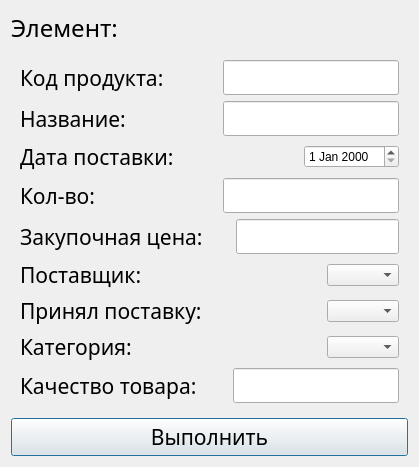
<?xml version="1.0" encoding="UTF-8"?>
<ui version="4.0">
 <class>dialog</class>
 <widget class="QDialog" name="dialog">
  <property name="geometry">
   <rect>
    <x>0</x>
    <y>0</y>
    <width>419</width>
    <height>462</height>
   </rect>
  </property>
  <property name="windowTitle">
   <string>Dialog</string>
  </property>
  <layout class="QGridLayout" name="gridLayout_3">
   <item row="0" column="0">
    <widget class="QLabel" name="label">
     <property name="font">
      <font>
       <family>Montserrat Light</family>
       <pointsize>18</pointsize>
      </font>
     </property>
     <property name="text">
      <string>Элемент:</string>
     </property>
    </widget>
   </item>
   <item row="1" column="0">
    <widget class="QStackedWidget" name="stackedWidget">
     <property name="currentIndex">
      <number>0</number>
     </property>
     <widget class="QWidget" name="page">
      <layout class="QGridLayout" name="gridLayout_2">
       <item row="0" column="0">
        <layout class="QHBoxLayout" name="horizontalLayout_5">
         <item>
          <widget class="QLabel" name="label_8">
           <property name="font">
            <font>
             <family>Montserrat Light</family>
             <pointsize>16</pointsize>
            </font>
           </property>
           <property name="text">
            <string>Код продукта: </string>
           </property>
          </widget>
         </item>
         <item>
          <spacer name="horizontalSpacer">
           <property name="orientation">
            <enum>Qt::Horizontal</enum>
           </property>
           <property name="sizeHint" stdset="0">
            <size>
             <width>40</width>
             <height>20</height>
            </size>
           </property>
          </spacer>
         </item>
         <item>
          <widget class="QLineEdit" name="lineEdit_6">
           <property name="font">
            <font>
             <family>Montserrat Light</family>
             <pointsize>14</pointsize>
            </font>
           </property>
           <property name="text">
            <string/>
           </property>
          </widget>
         </item>
        </layout>
       </item>
       <item row="1" column="0">
        <layout class="QHBoxLayout" name="horizontalLayout_6">
         <item>
          <widget class="QLabel" name="label_9">
           <property name="font">
            <font>
             <family>Montserrat Light</family>
             <pointsize>16</pointsize>
            </font>
           </property>
           <property name="text">
            <string>Название:</string>
           </property>
          </widget>
         </item>
         <item>
          <spacer name="horizontalSpacer_2">
           <property name="orientation">
            <enum>Qt::Horizontal</enum>
           </property>
           <property name="sizeHint" stdset="0">
            <size>
             <width>40</width>
             <height>20</height>
            </size>
           </property>
          </spacer>
         </item>
         <item>
          <widget class="QLineEdit" name="lineEdit_7">
           <property name="font">
            <font>
             <family>Montserrat Light</family>
             <pointsize>14</pointsize>
            </font>
           </property>
           <property name="text">
            <string/>
           </property>
          </widget>
         </item>
        </layout>
       </item>
       <item row="2" column="0">
        <layout class="QHBoxLayout" name="horizontalLayout_7">
         <item>
          <widget class="QLabel" name="label_10">
           <property name="font">
            <font>
             <family>Montserrat Light</family>
             <pointsize>16</pointsize>
            </font>
           </property>
           <property name="text">
            <string>Дата поставки:</string>
           </property>
          </widget>
         </item>
         <item>
          <spacer name="horizontalSpacer_3">
           <property name="orientation">
            <enum>Qt::Horizontal</enum>
           </property>
           <property name="sizeHint" stdset="0">
            <size>
             <width>40</width>
             <height>20</height>
            </size>
           </property>
          </spacer>
         </item>
         <item>
          <widget class="QDateEdit" name="dateEdit"/>
         </item>
        </layout>
       </item>
       <item row="3" column="0">
        <layout class="QHBoxLayout" name="horizontalLayout_8">
         <item>
          <widget class="QLabel" name="label_11">
           <property name="font">
            <font>
             <family>Montserrat Light</family>
             <pointsize>16</pointsize>
            </font>
           </property>
           <property name="text">
            <string>Кол-во:</string>
           </property>
          </widget>
         </item>
         <item>
          <spacer name="horizontalSpacer_4">
           <property name="orientation">
            <enum>Qt::Horizontal</enum>
           </property>
           <property name="sizeHint" stdset="0">
            <size>
             <width>40</width>
             <height>20</height>
            </size>
           </property>
          </spacer>
         </item>
         <item>
          <widget class="QLineEdit" name="lineEdit_8">
           <property name="font">
            <font>
             <family>Montserrat Light</family>
             <pointsize>14</pointsize>
            </font>
           </property>
           <property name="text">
            <string/>
           </property>
          </widget>
         </item>
        </layout>
       </item>
       <item row="4" column="0">
        <layout class="QHBoxLayout" name="horizontalLayout_9">
         <item>
          <widget class="QLabel" name="label_12">
           <property name="font">
            <font>
             <family>Montserrat Light</family>
             <pointsize>16</pointsize>
            </font>
           </property>
           <property name="text">
            <string>Закупочная цена:</string>
           </property>
          </widget>
         </item>
         <item>
          <spacer name="horizontalSpacer_5">
           <property name="orientation">
            <enum>Qt::Horizontal</enum>
           </property>
           <property name="sizeHint" stdset="0">
            <size>
             <width>40</width>
             <height>20</height>
            </size>
           </property>
          </spacer>
         </item>
         <item>
          <widget class="QLineEdit" name="lineEdit_9">
           <property name="font">
            <font>
             <family>Montserrat Light</family>
             <pointsize>14</pointsize>
            </font>
           </property>
           <property name="text">
            <string/>
           </property>
          </widget>
         </item>
        </layout>
       </item>
       <item row="5" column="0">
        <layout class="QHBoxLayout" name="horizontalLayout_10">
         <item>
          <widget class="QLabel" name="label_13">
           <property name="font">
            <font>
             <family>Montserrat Light</family>
             <pointsize>16</pointsize>
            </font>
           </property>
           <property name="text">
            <string>Поставщик:</string>
           </property>
          </widget>
         </item>
         <item>
          <spacer name="horizontalSpacer_6">
           <property name="orientation">
            <enum>Qt::Horizontal</enum>
           </property>
           <property name="sizeHint" stdset="0">
            <size>
             <width>40</width>
             <height>20</height>
            </size>
           </property>
          </spacer>
         </item>
         <item>
          <widget class="QComboBox" name="comboBox_2"/>
         </item>
        </layout>
       </item>
       <item row="6" column="0">
        <layout class="QHBoxLayout" name="horizontalLayout_11">
         <item>
          <widget class="QLabel" name="label_14">
           <property name="font">
            <font>
             <family>Montserrat Light</family>
             <pointsize>16</pointsize>
            </font>
           </property>
           <property name="text">
            <string>Принял поставку:</string>
           </property>
          </widget>
         </item>
         <item>
          <spacer name="horizontalSpacer_7">
           <property name="orientation">
            <enum>Qt::Horizontal</enum>
           </property>
           <property name="sizeHint" stdset="0">
            <size>
             <width>40</width>
             <height>20</height>
            </size>
           </property>
          </spacer>
         </item>
         <item>
          <widget class="QComboBox" name="comboBox_3"/>
         </item>
        </layout>
       </item>
       <item row="7" column="0">
        <layout class="QHBoxLayout" name="horizontalLayout_12">
         <item>
          <widget class="QLabel" name="label_15">
           <property name="font">
            <font>
             <family>Montserrat Light</family>
             <pointsize>16</pointsize>
            </font>
           </property>
           <property name="text">
            <string>Категория:</string>
           </property>
          </widget>
         </item>
         <item>
          <spacer name="horizontalSpacer_8">
           <property name="orientation">
            <enum>Qt::Horizontal</enum>
           </property>
           <property name="sizeHint" stdset="0">
            <size>
             <width>40</width>
             <height>20</height>
            </size>
           </property>
          </spacer>
         </item>
         <item>
          <widget class="QComboBox" name="comboBox_4"/>
         </item>
        </layout>
       </item>
       <item row="8" column="0">
        <layout class="QHBoxLayout" name="horizontalLayout_13">
         <item>
          <widget class="QLabel" name="label_16">
           <property name="font">
            <font>
             <family>Montserrat Light</family>
             <pointsize>16</pointsize>
            </font>
           </property>
           <property name="text">
            <string>Качество товара:</string>
           </property>
          </widget>
         </item>
         <item>
          <spacer name="horizontalSpacer_9">
           <property name="orientation">
            <enum>Qt::Horizontal</enum>
           </property>
           <property name="sizeHint" stdset="0">
            <size>
             <width>40</width>
             <height>20</height>
            </size>
           </property>
          </spacer>
         </item>
         <item>
          <widget class="QLineEdit" name="lineEdit_10">
           <property name="font">
            <font>
             <family>Montserrat Light</family>
             <pointsize>14</pointsize>
            </font>
           </property>
           <property name="text">
            <string/>
           </property>
          </widget>
         </item>
        </layout>
       </item>
      </layout>
     </widget>
     <widget class="QWidget" name="page_2">
      <layout class="QGridLayout" name="gridLayout">
       <item row="0" column="0">
        <layout class="QHBoxLayout" name="horizontalLayout">
         <item>
          <widget class="QLabel" name="label_2">
           <property name="font">
            <font>
             <family>Montserrat Light</family>
             <pointsize>16</pointsize>
            </font>
           </property>
           <property name="text">
            <string>Код продукта: </string>
           </property>
          </widget>
         </item>
         <item>
          <spacer name="horizontalSpacer_10">
           <property name="orientation">
            <enum>Qt::Horizontal</enum>
           </property>
           <property name="sizeHint" stdset="0">
            <size>
             <width>40</width>
             <height>20</height>
            </size>
           </property>
          </spacer>
         </item>
         <item>
          <widget class="QComboBox" name="comboBox"/>
         </item>
        </layout>
       </item>
       <item row="1" column="0">
        <layout class="QHBoxLayout" name="horizontalLayout_14">
         <item>
          <widget class="QLabel" name="label_4">
           <property name="font">
            <font>
             <family>Montserrat Light</family>
             <pointsize>16</pointsize>
            </font>
           </property>
           <property name="text">
            <string>Дата продажи: </string>
           </property>
          </widget>
         </item>
         <item>
          <spacer name="horizontalSpacer_11">
           <property name="orientation">
            <enum>Qt::Horizontal</enum>
           </property>
           <property name="sizeHint" stdset="0">
            <size>
             <width>40</width>
             <height>20</height>
            </size>
           </property>
          </spacer>
         </item>
         <item>
          <widget class="QDateEdit" name="dateEdit_2"/>
         </item>
        </layout>
       </item>
       <item row="2" column="0">
        <layout class="QHBoxLayout" name="horizontalLayout_2">
         <item>
          <widget class="QLabel" name="label_3">
           <property name="font">
            <font>
             <family>Montserrat Light</family>
             <pointsize>16</pointsize>
            </font>
           </property>
           <property name="text">
            <string>Кол-во проданного товара: </string>
           </property>
          </widget>
         </item>
         <item>
          <spacer name="horizontalSpacer_12">
           <property name="orientation">
            <enum>Qt::Horizontal</enum>
           </property>
           <property name="sizeHint" stdset="0">
            <size>
             <width>40</width>
             <height>20</height>
            </size>
           </property>
          </spacer>
         </item>
         <item>
          <widget class="QLineEdit" name="lineEdit_2">
           <property name="font">
            <font>
             <family>Montserrat Light</family>
             <pointsize>14</pointsize>
            </font>
           </property>
           <property name="text">
            <string/>
           </property>
          </widget>
         </item>
        </layout>
       </item>
       <item row="3" column="0">
        <layout class="QHBoxLayout" name="horizontalLayout_29">
         <item>
          <widget class="QLabel" name="label_30">
           <property name="font">
            <font>
             <family>Montserrat Light</family>
             <pointsize>16</pointsize>
            </font>
           </property>
           <property name="text">
            <string>Цена:</string>
           </property>
          </widget>
         </item>
         <item>
          <spacer name="horizontalSpacer_13">
           <property name="orientation">
            <enum>Qt::Horizontal</enum>
           </property>
           <property name="sizeHint" stdset="0">
            <size>
             <width>40</width>
             <height>20</height>
            </size>
           </property>
          </spacer>
         </item>
         <item>
          <widget class="QLineEdit" name="lineEdit_17">
           <property name="font">
            <font>
             <family>Montserrat Light</family>
             <pointsize>14</pointsize>
            </font>
           </property>
           <property name="text">
            <string/>
           </property>
          </widget>
         </item>
        </layout>
       </item>
       <item row="4" column="0">
        <layout class="QHBoxLayout" name="horizontalLayout_30">
         <item>
          <widget class="QLabel" name="label_31">
           <property name="font">
            <font>
             <family>Montserrat Light</family>
             <pointsize>16</pointsize>
            </font>
           </property>
           <property name="text">
            <string>Покупатель:</string>
           </property>
          </widget>
         </item>
         <item>
          <spacer name="horizontalSpacer_14">
           <property name="orientation">
            <enum>Qt::Horizontal</enum>
           </property>
           <property name="sizeHint" stdset="0">
            <size>
             <width>40</width>
             <height>20</height>
            </size>
           </property>
          </spacer>
         </item>
         <item>
          <widget class="QComboBox" name="comboBox_9"/>
         </item>
        </layout>
       </item>
       <item row="5" column="0">
        <layout class="QHBoxLayout" name="horizontalLayout_31">
         <item>
          <widget class="QLabel" name="label_32">
           <property name="font">
            <font>
             <family>Montserrat Light</family>
             <pointsize>16</pointsize>
            </font>
           </property>
           <property name="text">
            <string>Сотрудник:</string>
           </property>
          </widget>
         </item>
         <item>
          <spacer name="horizontalSpacer_15">
           <property name="orientation">
            <enum>Qt::Horizontal</enum>
           </property>
           <property name="sizeHint" stdset="0">
            <size>
             <width>40</width>
             <height>20</height>
            </size>
           </property>
          </spacer>
         </item>
         <item>
          <widget class="QComboBox" name="comboBox_10"/>
         </item>
        </layout>
       </item>
      </layout>
     </widget>
     <widget class="QWidget" name="page_3">
      <layout class="QGridLayout" name="gridLayout_5">
       <item row="0" column="0">
        <layout class="QHBoxLayout" name="horizontalLayout_3">
         <item>
          <widget class="QLabel" name="label_5">
           <property name="font">
            <font>
             <family>Montserrat Light</family>
             <pointsize>16</pointsize>
            </font>
           </property>
           <property name="text">
            <string>Название: </string>
           </property>
          </widget>
         </item>
         <item>
          <spacer name="horizontalSpacer_16">
           <property name="orientation">
            <enum>Qt::Horizontal</enum>
           </property>
           <property name="sizeHint" stdset="0">
            <size>
             <width>40</width>
             <height>20</height>
            </size>
           </property>
          </spacer>
         </item>
         <item>
          <widget class="QLineEdit" name="lineEdit">
           <property name="font">
            <font>
             <family>Montserrat Light</family>
             <pointsize>14</pointsize>
            </font>
           </property>
           <property name="text">
            <string/>
           </property>
          </widget>
         </item>
        </layout>
       </item>
       <item row="1" column="0">
        <layout class="QHBoxLayout" name="horizontalLayout_4">
         <item>
          <widget class="QLabel" name="label_6">
           <property name="font">
            <font>
             <family>Montserrat Light</family>
             <pointsize>16</pointsize>
            </font>
           </property>
           <property name="text">
            <string>Кол-во: </string>
           </property>
          </widget>
         </item>
         <item>
          <spacer name="horizontalSpacer_17">
           <property name="orientation">
            <enum>Qt::Horizontal</enum>
           </property>
           <property name="sizeHint" stdset="0">
            <size>
             <width>40</width>
             <height>20</height>
            </size>
           </property>
          </spacer>
         </item>
         <item>
          <widget class="QLineEdit" name="lineEdit_3">
           <property name="font">
            <font>
             <family>Montserrat Light</family>
             <pointsize>14</pointsize>
            </font>
           </property>
           <property name="text">
            <string/>
           </property>
          </widget>
         </item>
        </layout>
       </item>
      </layout>
     </widget>
    </widget>
   </item>
   <item row="2" column="0">
    <widget class="QPushButton" name="pushButton">
     <property name="font">
      <font>
       <family>Montserrat Light</family>
       <pointsize>16</pointsize>
      </font>
     </property>
     <property name="text">
      <string>Выполнить</string>
     </property>
    </widget>
   </item>
  </layout>
 </widget>
 <resources/>
 <connections/>
</ui>
